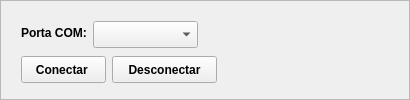
      <widget class="QFrame" name="frame">
       <property name="minimumSize">
        <size>
         <width>410</width>
         <height>100</height>
        </size>
       </property>
       <property name="maximumSize">
        <size>
         <width>410</width>
         <height>100</height>
        </size>
       </property>
       <property name="frameShape">
        <enum>QFrame::StyledPanel</enum>
       </property>
       <property name="frameShadow">
        <enum>QFrame::Raised</enum>
       </property>
       <layout class="QVBoxLayout" name="verticalLayout_8">
        <item>
         <widget class="QWidget" name="widget" native="true">
          <property name="minimumSize">
           <size>
            <width>215</width>
            <height>80</height>
           </size>
          </property>
          <property name="maximumSize">
           <size>
            <width>215</width>
            <height>80</height>
           </size>
          </property>
          <layout class="QVBoxLayout" name="verticalLayout_5">
           <item>
            <layout class="QGridLayout" name="gridLayout">
             <item row="1" column="0">
              <widget class="QPushButton" name="pb_connect">
               <property name="minimumSize">
                <size>
                 <width>85</width>
                 <height>27</height>
                </size>
               </property>
               <property name="maximumSize">
                <size>
                 <width>85</width>
                 <height>27</height>
                </size>
               </property>
               <property name="font">
                <font>
                 <weight>75</weight>
                 <bold>true</bold>
                </font>
               </property>
               <property name="text">
                <string>Conectar </string>
               </property>
              </widget>
             </item>
             <item row="0" column="0" colspan="2">
              <layout class="QFormLayout" name="formLayout_3">
               <item row="0" column="0">
                <widget class="QLabel" name="label">
                 <property name="font">
                  <font>
                   <weight>75</weight>
                   <bold>true</bold>
                  </font>
                 </property>
                 <property name="text">
                  <string>Porta COM:</string>
                 </property>
                </widget>
               </item>
               <item row="0" column="1">
                <widget class="QComboBox" name="combo_com">
                 <property name="minimumSize">
                  <size>
                   <width>105</width>
                   <height>27</height>
                  </size>
                 </property>
                 <property name="maximumSize">
                  <size>
                   <width>105</width>
                   <height>27</height>
                  </size>
                 </property>
                </widget>
               </item>
              </layout>
             </item>
             <item row="1" column="1">
              <widget class="QPushButton" name="pb_disconnect">
               <property name="minimumSize">
                <size>
                 <width>105</width>
                 <height>27</height>
                </size>
               </property>
               <property name="maximumSize">
                <size>
                 <width>105</width>
                 <height>27</height>
                </size>
               </property>
               <property name="font">
                <font>
                 <weight>75</weight>
                 <bold>true</bold>
                </font>
               </property>
               <property name="text">
                <string>Desconectar</string>
               </property>
              </widget>
             </item>
            </layout>
           </item>
          </layout>
         </widget>
        </item>
       </layout>
      </widget>
